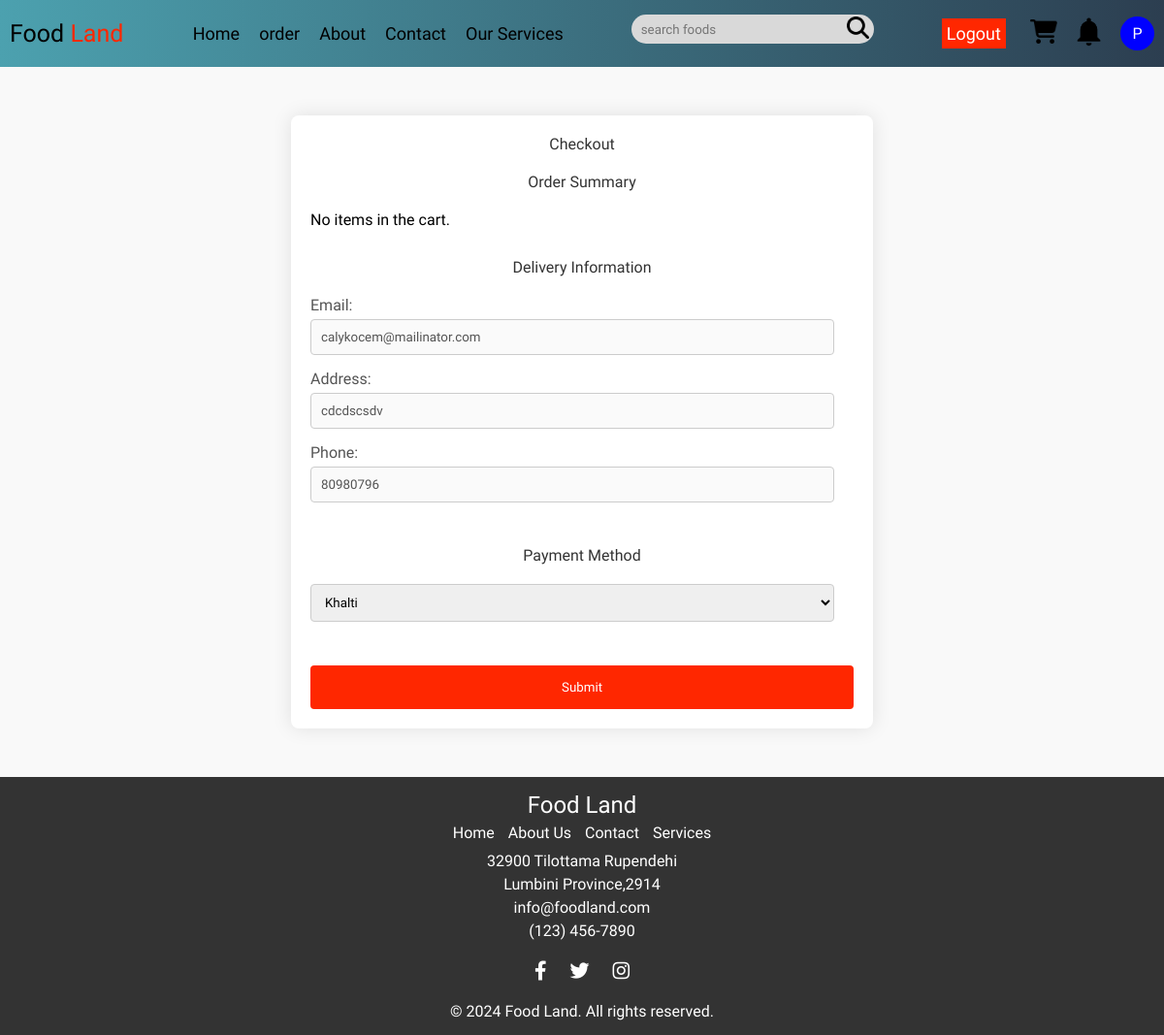
/services/checkOutOrders.php (signed in), run on an earlier commit of the app's database.
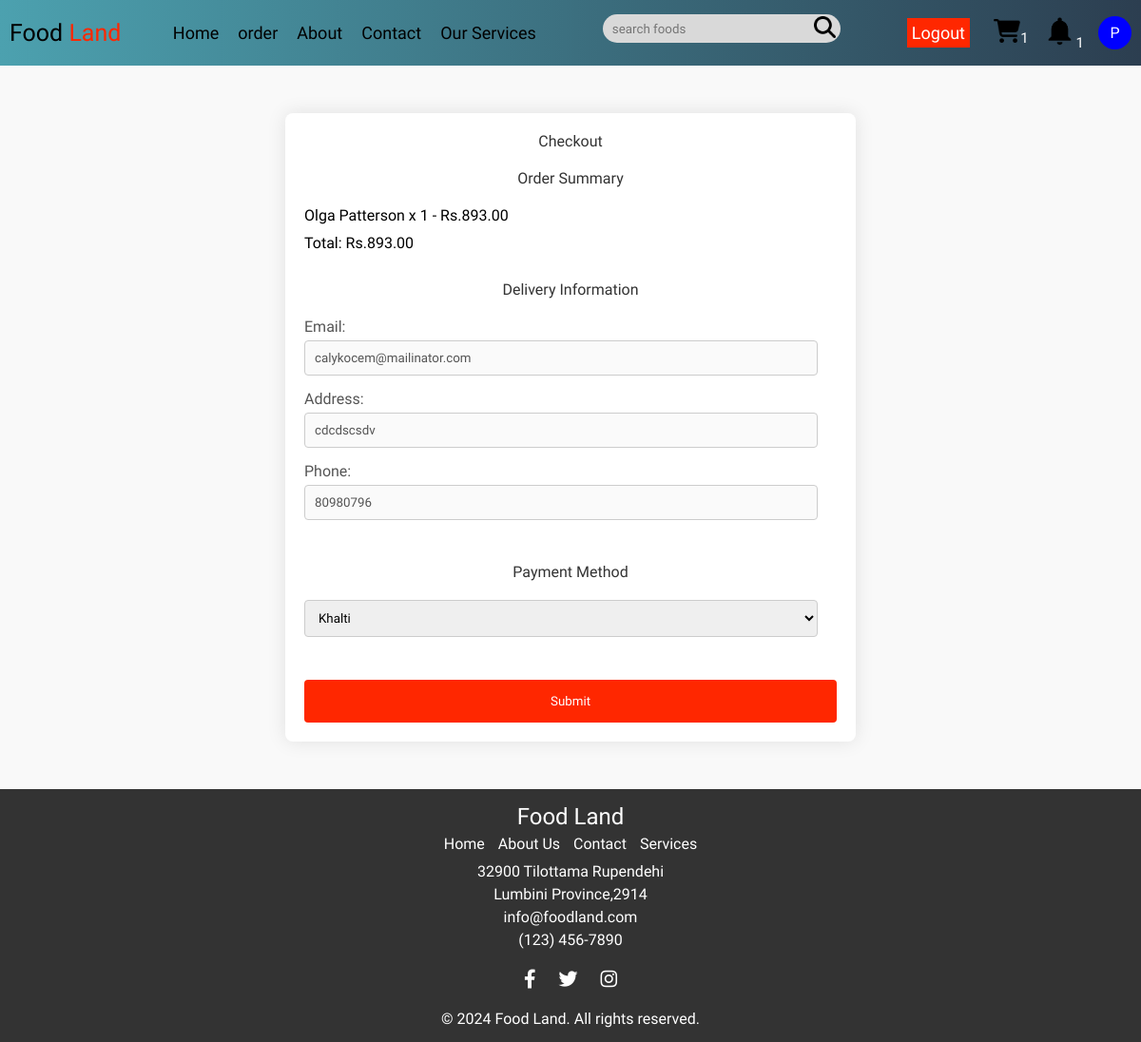
And on a later commit of the database.
### tables this page shows
CREATE TABLE `carts` (
  `id` varchar(100) NOT NULL DEFAULT uuid(),
  `userid` varchar(100) NOT NULL,
  `pid` varchar(100) NOT NULL,
  `name` varchar(100) NOT NULL,
  `price` int(10) NOT NULL,
  `quantity` int(10) NOT NULL,
  `image` varchar(100) NOT NULL
);

### services/checkOutOrders.php (the view, shortened to what the changed rows need)
<?php
include('../components/fetchdata.php');
$sql = "SELECT * FROM users WHERE id='$userId'";
$checkquery = mysqli_query($conn, $sql);
?>
<!DOCTYPE html>
<html lang="en">
<head>
</head>
<body>
    <?php include ('../components/navbar.php');?>
    <div class="checkoutcontainer">
        <form action="" method="POST">
            <section class="order-summary checkoutsection">
                <div class="heading">Order Summary</div>
                <?php
                $sql = "SELECT * FROM carts WHERE userid='$userId'";
                $query = mysqli_query($conn, $sql);
                if ($query && mysqli_num_rows($query) > 0) {
                    $totalCost = 0;
                    while ($fetchProduct = mysqli_fetch_assoc($query)) {
                        $productName = $fetchProduct['name'];
                        $quantity = $fetchProduct['quantity'];
                        $price = $fetchProduct['price'];
                        $subtotal = $quantity * $price;
                        $totalCost += $subtotal;
                        echo "<p>$productName x $quantity - Rs." . number_format($subtotal, 2) . "</p>";
                    }
                    echo "<p>Total: Rs." . number_format($totalCost, 2) . "</p>";
                } else {
                    echo "<p>No items in the cart.</p>";
                }
                ?>
            </section>
        </form>
    </div>
    <?php include ('../components/footer.php');?>
</body>
</html>

### components/navbar.php (shortened to what the changed rows need)
<!DOCTYPE html>
<html lang="en">
<head>
</head>
<body>
    <?php
    require('../components/fetchdata.php');
    ?>
    <div style="display: flex; margin:0 auto;background: linear-gradient(90deg, #4ca1af, #2c3e50);">
        <nav>
            <div class="right_nav">
                <ul class='user'>
                    <li>
                <?php
    if(!isset($userId)){
        echo '<a href="../pages/cart.php"><img src="../assets/cart.png" alt="cart_icon" style="height:25px;" id="toggle_cart"></a>';
    } else {
        echo '<a href="../pages/cart.php"><img src="../assets/cart.png" alt="cart_icon" style="height:25px;" id="toggle_cart"></a>';
        $sql = mysqli_query($conn, "select * from `carts` where userid='$userId'");
        if($row = mysqli_num_rows($sql) > 0) {
             echo "<span style='color:white;font-size:15px;'>$row</span>";
        } else {
            echo "";
        }
    }
?>  </li>
         <li>
            <?php
              if(isset($userId)){
              echo' <a href="../pages/notification.php"><img src="../assets/notification.png" alt="" style="height:35px"></a>';
              $sql=mysqli_query($conn,"SELECT * from `notifications` Where userId='$userId'");
              if($row=mysqli_num_rows($sql)>0){
             echo "<span style='color:white;font-size:15px;'>$row</span>";
              }
              }else{
                echo "";
              }
          ?>
        </li>
                </ul>
            </div>
        </nav>
    </div>
</body>

What changed in the data, as far as the page shows it:
added carts: name "Olga Patterson", quantity "1", subtotal "893.00"
Also different on the page:
$row: (not shown) → "1"
$totalCost: (not shown) → "893.00"
text no longer shown: "No items in the cart."
text now shown: "Total: Rs."
